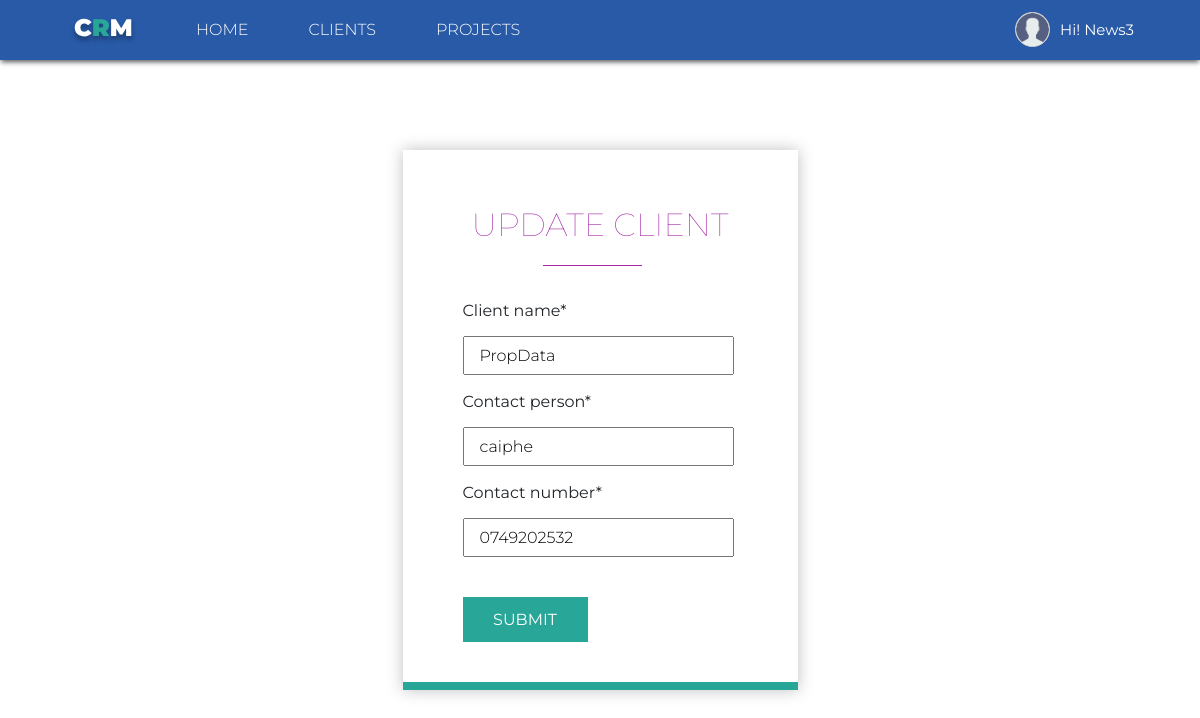
Page /clients/12/update (signed in) on the committed database.
### users/models.py (models this page shows, shortened)
class Profile(models.Model):
    user = models.OneToOneField(User, on_delete=models.CASCADE)
    image = models.ImageField(default="default.png", upload_to="profile_pics")
    ''' Here I'm overridng the save method of the profile image,
    and resizing the images if it is greater the 300 in height and width
    To avoid having huge images in our system
    '''
    def save(self, *args, **kwargs):
        super().save(*args, **kwargs)
        img = Image.open(self.image.path)
        if img.height > 330 or img.width > 330:
            output_size = (330, 330)
            img.thumbnail(output_size)
            img.save(self.image.path)

### our_clients/models.py (models this page shows, shortened)
class Clients(models.Model):
    client_name = models.CharField(max_length=100)
    contact_person = models.CharField(max_length=100)
    contact_number = models.CharField(max_length=100,)
    date_posted = models.DateTimeField(default=timezone.now)

### our_clients/views.py (the view, shortened to what this page needs)
class ClientsUpdateView(LoginRequiredMixin, UpdateView):
    model = Clients
    fields = ["client_name", "contact_person", "contact_number"]

### our_clients/templates/our_clients/clients_form.html (shortened to what this page needs)
{% extends 'our_clients/base.html' %}
{% load crispy_forms_tags %}
{% block content %}
<div class="form-container">
    <h2 class="form-heading">
        {% if 'update' in request.path %}
        Update Client
        {% else %}
        Add Client
        {% endif %}
    </h2>
    <form id="submit_clien" class="sign-up-form" method="POST" action="">
        <div class="form-field">
            {{ form|crispy }}
        </div>
        <div class="btn-container">
            <button type="submit" id="submit-client" class="sbmt-btn">Submit</button>
        </div>
    </form>
</div>
{% endblock%}

### our_clients/templates/our_clients/base.html (shortened to what this page needs)
{% load static %}
<!DOCTYPE html>
<html lang="en">
    <head>
        <link href="https://unpkg.com/aos@2.3.1/dist/aos.css" rel="stylesheet">
        <link rel="stylesheet" href="{% static '/our_clients/css/custom.css' %}">
        <link rel="stylesheet" href="{% static '/our_clients/css/animate.css' %}">
        <link rel="stylesheet" href="https://stackpath.bootstrapcdn.com/bootstrap/4.3.1/css/bootstrap.min.css">
    </head>
    <body>
        <header>
            <div class="header-container">
                <div class="menu-container">
                    <ul class="left-menu">
                        <li>
                            <a href="{% url 'home-page' %}">
                                <img src="/static/our_clients/img/crm_logo.svg" />
                            </a>
                        </li>
                        <li><a href="{% url 'home-page' %}">Home</a></li>
                        <li><a href="{% url 'clients' %}">Clients</a></li>
                        <li><a href="{% url 'projects-list' %}">Projects</a></li>
                    </ul>
                    <ul class="menu-list">
                        {% if user.is_authenticated %}
                        <div class="dropdown">
                            <button class="dropbtn">
                                <div class="users-det">
                                    <img class="profile-image" src="{{ user.profile.image.url }}" />
                                    <span class="user_name"> Hi! {{ user.username|title }}</span>
                                </div>
                            </button>
                        </div>
                        {% else %}
                        <li><a href="{% url 'sign-up' %}">Sign Up</a></li>
                        <li><a class="signin-btn" href="{% url 'sign-in' %}">Sign In</a></li>
                        {% endif %}
                    </ul>
                </div>
            </div>
        </header>
        <div class="content-main-grid">
            {% block content %}
            {% endblock content %}
        </div>
    </body>
    {% block js %}
    <link rel="stylesheet" type="text/css"
        href="https://cdn.datatables.net/v/dt/jszip-2.5.0/dt-1.10.18/af-2.3.0/b-1.5.2/b-colvis-1.5.2/b-flash-1.5.2/b-html5-1.5.2/b-print-1.5.2/cr-1.5.0/fh-3.1.4/r-2.2.2/datatables.min.css" />
    {% endblock js %}
</html>

### our_clients/static/our_clients/css/custom.css (style rules this page uses)
* { padding: 0px; margin: 0px; font-family: 'Montserrat', sans-serif; }
body { position: relative; width: 100%; background: #F4F4F4; }
.content-main-grid { margin: 0px auto; position: relative; }
.header-container { height: 60px; width: 100%; background: #285AA7; box-shadow: 0px 3px 5px -1px rgba(0, 0, 0, 0.66); -moz-box-shadow: 0px 3px 5px -1px rgba(0, 0, 0, 0.66); -webkit-box-shadow: 0px 3px 5px -1px rgba(0, 0, 0, 0.66); -o-box-shadow: 0px 3px 5px -1px rgba(0, 0, 0, 0.66); position: relative; z-index: 9999; }
.header-container .menu-container { position: relative; margin-left: 40px; margin-right: 50px; height: 60px; }
.header-container .menu-container .menu-list, .header-container .menu-container .left-menu { margin: 0; text-align: right; position: absolute; right: 0; background: transparent; }
.header-container .menu-container .menu-list li, .header-container .menu-container .left-menu li { list-style: none; float: left; background: transparent; padding-top: 18px; padding-left: 2px; padding-right: 2px; }
.header-container .menu-container .menu-list li a, .header-container .menu-container .left-menu li a { padding: 10px 28px; background: transparent; color: #fff; font-family: 'Montserrat', sans-serif; font-style: normal; font-weight: 300; font-size: 16px; line-height: 20px; text-transform: uppercase; text-decoration: none; outline: none; cursor: pointer; transition: all 0.4s ease-in-out; -moz-transition: all 0.4s ease-in-out; -o-transition: all 0.4s ease-in-out; -webkit-transition: all 0.4s ease-in-out; }
.header-container .menu-container .left-menu { left: 0; }
.form-container { width: 395px; box-shadow: 0px 0px 15px rgba(0, 0, 0, 0.25); -moz-box-shadow: 0px 0px 15px rgba(0, 0, 0, 0.25); -o-box-shadow: 0px 0px 15px rgba(0, 0, 0, 0.25); -webkit-box-shadow: 0px 0px 15px rgba(0, 0, 0, 0.25); margin: 90px auto; position: relative; background: #fff; padding-top: 50px; padding-left: 60px; padding-right: 60px; padding-bottom: 40px; border-bottom: solid 8px #28A798; box-sizing: border-box; transition: all 0.4s ease-in-out; -moz-transition: all 0.4s ease-in-out; -o-transition: all 0.4s ease-in-out; -webkit-transition: all 0.4s ease-in-out; }
.form-container .form-heading { text-align: center; font-style: normal; font-weight: lighter; text-transform: uppercase; font-size: 32px; line-height: 49px; font-family: 'Montserrat', sans-serif; color: #A428A7; margin-bottom: 20px; position: relative; padding-bottom: 30px; }
.form-container .form-heading:after { content: ""; position: absolute; bottom: 13px; left: 80px; width: 99px; height: 1px; background: #A428A7; }
.form-container .btn-container { margin-top: 40px; }
.form-container .sbmt-btn { width: 125px; height: 45px; color: #fff; background: #28A798; text-align: center; box-sizing: border-box; border: solid 1px transparent; font-style: normal; font-weight: normal; font-size: 16px; line-height: 20px; text-transform: uppercase; cursor: pointer; transition: all 0.3s ease-in-out; -moz-transition: all 0.3s ease-in-out; -o-transition: all 0.3s ease-in-out; -webkit-transition: all 0.3s ease-in-out; }
.form-container .control-group { position: relative; width: 271px; margin-bottom: 15px; }
.form-container .control-group input { width: 271px; height: 39px; font-style: normal; font-weight: 300; font-size: 16px; line-height: 20px; font-family: 'Montserrat', sans-serif; padding-left: 15px; box-sizing: border-box; outline: none !important; margin-top: 5px; }
.dropbtn { color: white; padding: 16px; font-size: 15px; border: none; background: transparent; height: 40px; }
.dropbtn .users-det { display: -webkit-flex; display: -ms-flexbox; display: -ms-flex; display: flex; }
.dropbtn .users-det .profile-image { width: 35px; height: 35px; border-radius: 50%; border: solid 1px #cdcdcd; background: #ffffff; margin-right: 10px; margin-top: -4px; }
.dropdown { position: relative; display: inline-block; }
.dropdown .user_name { margin-top: 3px; }

### rows in the picture
Clients: client_name "PropData", contact_person "caiphe", contact_number "0749202532"

### other values in the picture
{{ user.username|title }} "News3"
